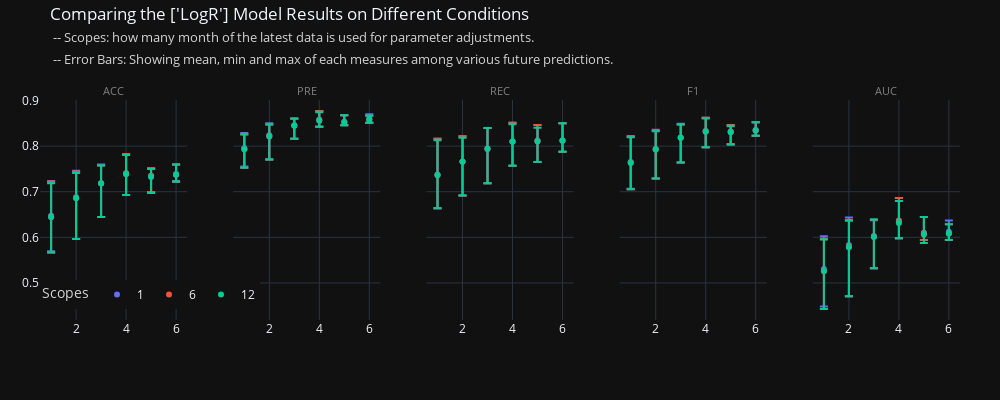

The notebook cell saved with this chart:
### Code cell
fig.show()

### Figure 1 — Plotly figure (JSON) as saved in the notebook; plotly's stock layout.template omitted (floating-point values rounded to 4 significant figures)
{"data": [{"error_y": {"array": [0.07606, 0.05783, 0.04121, 0.04224, 0.01646, 0.02075], "arrayminus": [0.07816, 0.09136, 0.07389, 0.04781, 0.03525, 0.0156]}, "hovertemplate": "SC=1<br>MA=%{x}<br>ACC_mean=%{y}<extra></extra>", "legendgroup": "1", "marker": {"color": "#636efa", "symbol": "circle"}, "mode": "markers", "name": "1", "orientation": "v", "showlegend": true, "type": "scatter", "x": [1, 2, 3, 4, 5, 6], "xaxis": "x", "y": [0.6475, 0.6879, 0.7185, 0.7407, 0.7348, 0.7391], "yaxis": "y"}, {"error_y": {"array": [0.07567, 0.05662, 0.03878, 0.04265, 0.01687, 0.02279], "arrayminus": [0.07857, 0.09015, 0.07389, 0.0474, 0.03485, 0.01506]}, "hovertemplate": "SC=6<br>MA=%{x}<br>ACC_mean=%{y}<extra></extra>", "legendgroup": "6", "marker": {"color": "#EF553B", "symbol": "circle"}, "mode": "markers", "name": "6", "orientation": "v", "showlegend": true, "type": "scatter", "x": [1, 2, 3, 4, 5, 6], "xaxis": "x", "y": [0.6455, 0.6867, 0.7185, 0.7403, 0.7344, 0.737], "yaxis": "y"}, {"error_y": {"array": [0.07448, 0.05541, 0.03919, 0.04224, 0.01768, 0.02279], "arrayminus": [0.07736, 0.08893, 0.07349, 0.04537, 0.03527, 0.01506]}, "hovertemplate": "SC=12<br>MA=%{x}<br>ACC_mean=%{y}<extra></extra>", "legendgroup": "12", "marker": {"color": "#00cc96", "symbol": "circle"}, "mode": "markers", "name": "12", "orientation": "v", "showlegend": true, "type": "scatter", "x": [1, 2, 3, 4, 5, 6], "xaxis": "x", "y": [0.6443, 0.6855, 0.7181, 0.7382, 0.7323, 0.737], "yaxis": "y"}, {"error_y": {"array": [0.03293, 0.02678, 0.01441, 0.0193, 0.01443, 0.01001], "arrayminus": [0.04041, 0.05271, 0.02949, 0.01521, 0.006926, 0.008302]}, "hovertemplate": "SC=1<br>MA=%{x}<br>PRE_mean=%{y}<extra></extra>", "legendgroup": "1", "marker": {"color": "#636efa", "symbol": "circle"}, "mode": "markers", "name": "1", "orientation": "v", "showlegend": false, "type": "scatter", "x": [1, 2, 3, 4, 5, 6], "xaxis": "x2", "y": [0.7957, 0.8235, 0.8455, 0.8577, 0.8533, 0.8597], "yaxis": "y2"}, {"error_y": {"array": [0.03226, 0.02545, 0.01522, 0.01975, 0.01487, 0.00829], "arrayminus": [0.04117, 0.05134, 0.02912, 0.01475, 0.006491, 0.006766]}, "hovertemplate": "SC=6<br>MA=%{x}<br>PRE_mean=%{y}<extra></extra>", "legendgroup": "6", "marker": {"color": "#EF553B", "symbol": "circle"}, "mode": "markers", "name": "6", "orientation": "v", "showlegend": false, "type": "scatter", "x": [1, 2, 3, 4, 5, 6], "xaxis": "x2", "y": [0.7938, 0.8222, 0.8451, 0.8572, 0.8529, 0.8582], "yaxis": "y2"}, {"error_y": {"array": [0.03235, 0.02598, 0.01569, 0.01888, 0.01602, 0.00829], "arrayminus": [0.04054, 0.05032, 0.02865, 0.01287, 0.006602, 0.006766]}, "hovertemplate": "SC=12<br>MA=%{x}<br>PRE_mean=%{y}<extra></extra>", "legendgroup": "12", "marker": {"color": "#00cc96", "symbol": "circle"}, "mode": "markers", "name": "12", "orientation": "v", "showlegend": false, "type": "scatter", "x": [1, 2, 3, 4, 5, 6], "xaxis": "x2", "y": [0.7932, 0.8212, 0.8446, 0.8553, 0.8517, 0.8582], "yaxis": "y2"}, {"error_y": {"array": [0.07847, 0.05516, 0.04595, 0.041, 0.03459, 0.03683], "arrayminus": [0.07393, 0.07479, 0.07528, 0.05314, 0.04656, 0.02514]}, "hovertemplate": "SC=1<br>MA=%{x}<br>REC_mean=%{y}<extra></extra>", "legendgroup": "1", "marker": {"color": "#636efa", "symbol": "circle"}, "mode": "markers", "name": "1", "orientation": "v", "showlegend": false, "type": "scatter", "x": [1, 2, 3, 4, 5, 6], "xaxis": "x3", "y": [0.7375, 0.7664, 0.7939, 0.8101, 0.8118, 0.813], "yaxis": "y3"}, {"error_y": {"array": [0.07899, 0.05516, 0.04544, 0.041, 0.03458, 0.03783], "arrayminus": [0.07341, 0.07479, 0.07578, 0.05314, 0.04656, 0.02414]}, "hovertemplate": "SC=6<br>MA=%{x}<br>REC_mean=%{y}<extra></extra>", "legendgroup": "6", "marker": {"color": "#EF553B", "symbol": "circle"}, "mode": "markers", "name": "6", "orientation": "v", "showlegend": false, "type": "scatter", "x": [1, 2, 3, 4, 5, 6], "xaxis": "x3", "y": [0.737, 0.7664, 0.7944, 0.8101, 0.8118, 0.812], "yaxis": "y3"}, {"error_y": {"array": [0.07694, 0.05259, 0.04544, 0.03846, 0.03006, 0.03783], "arrayminus": [0.07239, 0.07428, 0.07578, 0.05264, 0.04505, 0.02414]}, "hovertemplate": "SC=12<br>MA=%{x}<br>REC_mean=%{y}<extra></extra>", "legendgroup": "12", "marker": {"color": "#00cc96", "symbol": "circle"}, "mode": "markers", "name": "12", "orientation": "v", "showlegend": false, "type": "scatter", "x": [1, 2, 3, 4, 5, 6], "xaxis": "x3", "y": [0.7359, 0.7659, 0.7944, 0.8096, 0.8103, 0.812], "yaxis": "y3"}, {"error_y": {"array": [0.05707, 0.04197, 0.03027, 0.02909, 0.0146, 0.01689], "arrayminus": [0.05872, 0.06465, 0.05436, 0.03552, 0.0273, 0.01273]}, "hovertemplate": "SC=1<br>MA=%{x}<br>F1_mean=%{y}<extra></extra>", "legendgroup": "1", "marker": {"color": "#636efa", "symbol": "circle"}, "mode": "markers", "name": "1", "orientation": "v", "showlegend": false, "type": "scatter", "x": [1, 2, 3, 4, 5, 6], "xaxis": "x4", "y": [0.7652, 0.7937, 0.8186, 0.8329, 0.8318, 0.8355], "yaxis": "y4"}, {"error_y": {"array": [0.05696, 0.0413, 0.02889, 0.0293, 0.01482, 0.01815], "arrayminus": [0.05873, 0.06401, 0.05444, 0.03531, 0.02708, 0.01148]}, "hovertemplate": "SC=6<br>MA=%{x}<br>F1_mean=%{y}<extra></extra>", "legendgroup": "6", "marker": {"color": "#EF553B", "symbol": "circle"}, "mode": "markers", "name": "6", "orientation": "v", "showlegend": false, "type": "scatter", "x": [1, 2, 3, 4, 5, 6], "xaxis": "x4", "y": [0.764, 0.7931, 0.8187, 0.8327, 0.8316, 0.8343], "yaxis": "y4"}, {"error_y": {"array": [0.05595, 0.0402, 0.02911, 0.02913, 0.01345, 0.01815], "arrayminus": [0.05791, 0.06329, 0.05423, 0.03415, 0.02706, 0.01148]}, "hovertemplate": "SC=12<br>MA=%{x}<br>F1_mean=%{y}<extra></extra>", "legendgroup": "12", "marker": {"color": "#00cc96", "symbol": "circle"}, "mode": "markers", "name": "12", "orientation": "v", "showlegend": false, "type": "scatter", "x": [1, 2, 3, 4, 5, 6], "xaxis": "x4", "y": [0.7632, 0.7924, 0.8185, 0.8316, 0.8303, 0.8343], "yaxis": "y4"}, {"error_y": {"array": [0.07164, 0.06072, 0.03476, 0.04923, 0.0348, 0.02459], "arrayminus": [0.08234, 0.1122, 0.07056, 0.03877, 0.0158, 0.01791]}, "hovertemplate": "SC=1<br>MA=%{x}<br>AUC_mean=%{y}<extra></extra>", "legendgroup": "1", "marker": {"color": "#636efa", "symbol": "circle"}, "mode": "markers", "name": "1", "orientation": "v", "showlegend": false, "type": "scatter", "x": [1, 2, 3, 4, 5, 6], "xaxis": "x5", "y": [0.5308, 0.583, 0.6027, 0.6367, 0.61, 0.6121], "yaxis": "y5"}, {"error_y": {"array": [0.07005, 0.05788, 0.03705, 0.05025, 0.03586, 0.02025], "arrayminus": [0.08393, 0.1094, 0.06979, 0.03775, 0.01473, 0.01407]}, "hovertemplate": "SC=6<br>MA=%{x}<br>AUC_mean=%{y}<extra></extra>", "legendgroup": "6", "marker": {"color": "#EF553B", "symbol": "circle"}, "mode": "markers", "name": "6", "orientation": "v", "showlegend": false, "type": "scatter", "x": [1, 2, 3, 4, 5, 6], "xaxis": "x5", "y": [0.5268, 0.5802, 0.602, 0.6357, 0.6089, 0.6082], "yaxis": "y5"}, {"error_y": {"array": [0.06995, 0.05849, 0.03808, 0.04847, 0.03875, 0.02025], "arrayminus": [0.08249, 0.1072, 0.06876, 0.03343, 0.01825, 0.01407]}, "hovertemplate": "SC=12<br>MA=%{x}<br>AUC_mean=%{y}<extra></extra>", "legendgroup": "12", "marker": {"color": "#00cc96", "symbol": "circle"}, "mode": "markers", "name": "12", "orientation": "v", "showlegend": false, "type": "scatter", "x": [1, 2, 3, 4, 5, 6], "xaxis": "x5", "y": [0.5254, 0.578, 0.6009, 0.6314, 0.606, 0.6082], "yaxis": "y5"}], "layout": {"annotations": [{"font": {"color": "grey", "size": 11}, "showarrow": false, "text": "ACC", "x": 0.08, "xanchor": "center", "xref": "paper", "y": 1, "yanchor": "bottom", "yref": "paper"}, {"font": {"color": "grey", "size": 11}, "showarrow": false, "text": "PRE", "x": 0.29, "xanchor": "center", "xref": "paper", "y": 1, "yanchor": "bottom", "yref": "paper"}, {"font": {"color": "grey", "size": 11}, "showarrow": false, "text": "REC", "x": 0.5, "xanchor": "center", "xref": "paper", "y": 1, "yanchor": "bottom", "yref": "paper"}, {"font": {"color": "grey", "size": 11}, "showarrow": false, "text": "F1", "x": 0.71, "xanchor": "center", "xref": "paper", "y": 1, "yanchor": "bottom", "yref": "paper"}, {"font": {"color": "grey", "size": 11}, "showarrow": false, "text": "AUC", "x": 0.92, "xanchor": "center", "xref": "paper", "y": 1, "yanchor": "bottom", "yref": "paper"}], "height": 400, "legend": {"orientation": "h", "title": {"font": {"color": "lightgrey"}, "text": "Scopes"}, "x": 0, "xanchor": "left", "y": 0.05, "yanchor": "bottom"}, "margin": {"l": 40, "r": 40, "t": 100}, "title": {"text": "Comparing the ['LogR'] Model Results on Different Conditions<br><span style=\"font-size: 12.5px; color: lightgrey;\"> -- Scopes: how many month of the latest data is used for parameter adjustments.</span><br><span style=\"font-size: 12.5px; color: lightgrey;\"> -- Error Bars: Showing mean, min and max of each measures among various future predictions.</span>", "y": 0.95, "yanchor": "top"}, "width": 1000, "xaxis": {"anchor": "y", "domain": [0, 0.16]}, "xaxis2": {"anchor": "y2", "domain": [0.21, 0.37]}, "xaxis3": {"anchor": "y3", "domain": [0.42, 0.58]}, "xaxis4": {"anchor": "y4", "domain": [0.63, 0.79]}, "xaxis5": {"anchor": "y5", "domain": [0.84, 1]}, "yaxis": {"anchor": "x", "domain": [0, 1]}, "yaxis2": {"anchor": "x2", "domain": [0, 1], "matches": "y", "showticklabels": false}, "yaxis3": {"anchor": "x3", "domain": [0, 1], "matches": "y", "showticklabels": false}, "yaxis4": {"anchor": "x4", "domain": [0, 1], "matches": "y", "showticklabels": false}, "yaxis5": {"anchor": "x5", "domain": [0, 1], "matches": "y", "showticklabels": false}}}
